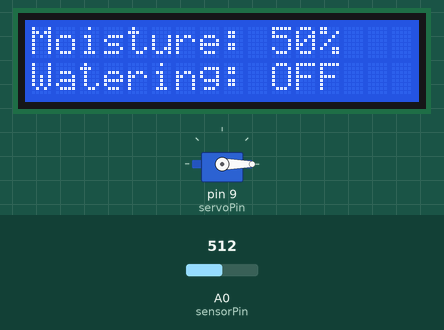
Simulated run of this sketch. Board: Arduino Uno, built with avr-gcc and run on an emulated ATmega328P. On the bench: servo, 16×2 character LCD. The test bench sets the inputs (shaded band); at power-on: A0 (sensorPin) = 512. What the sketch prints to the serial monitor is not drawn.

Above: at 1.2 s.
1.3 s: A0 (sensorPin) set to 422
At 3.1 s:
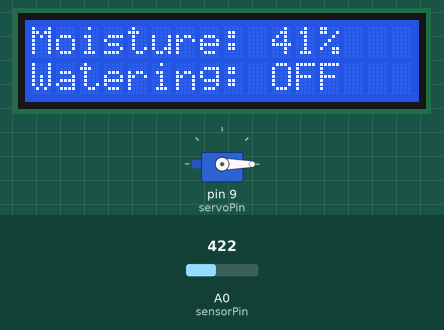
3.6 s: A0 (sensorPin) set to 402
At 5.4 s:
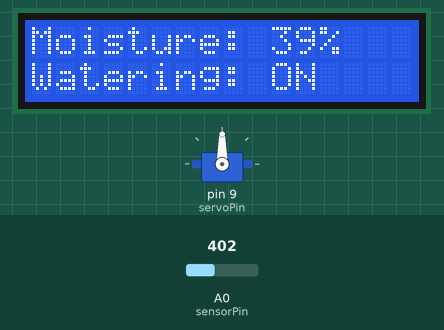
5.7 s: A0 (sensorPin) set to 306
At 7.0 s:
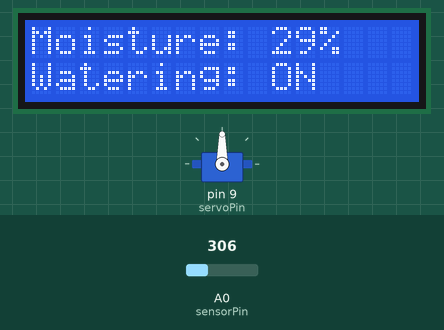
Timing chart, 0 to 8.7 s (numbered marks = the images above; inputs shaded):
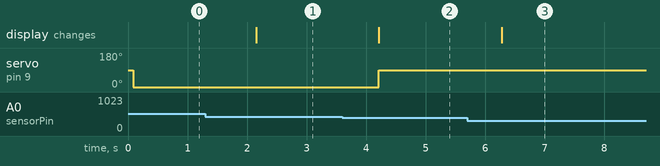

Measured:
- the behaviour switches between 410 and 409 on A0 (sensorPin) (found by bisection; images 1 and 2)
- after the input at 1.3 s, the display: changes after 0.85 s (image 1)
- after the input at 3.6 s, servo on pin 9 (servoPin): 0° → 90° after 0.61 s; the display: changes after 0.61 s (image 2)
- after the input at 5.7 s, the display: changes after 0.57 s (image 3)

The sketch:

soil_moisture.ino
```cpp
#include <Wire.h>
#include <LiquidCrystal_I2C.h>
#include <Servo.h>

// LCD setup
LiquidCrystal_I2C lcd(0x27, 16, 2); // Change 0x27 if your LCD has a different I2C address

// Servo setup
Servo myServo;
const int servoPin = 9;

// Soil sensor setup
const int sensorPin = A0;
int threshold = 40;  // Moisture threshold (%)

void setup() {
  myServo.attach(servoPin);
  lcd.init();
  lcd.backlight();
  Serial.begin(9600);
}

void loop() {
  int sensorValue = analogRead(sensorPin);
  int moisturePercent = map(sensorValue, 0, 1023, 0, 100);

  // Serial Monitor Output
  Serial.print("Soil Moisture: ");
  Serial.print(moisturePercent);
  Serial.println("%");

  // LCD Output
  lcd.setCursor(0, 0);
  lcd.print("Moisture: ");
  lcd.print(moisturePercent);
  lcd.print("%   "); // extra spaces to clear old values

  lcd.setCursor(0, 1);
  if (moisturePercent < threshold) {
    myServo.write(90); // Servo ON (simulate watering)
    lcd.print("Watering: ON  ");
    Serial.println("Watering: ON");
  } else {
    myServo.write(0);  // Servo OFF
    lcd.print("Watering: OFF ");
    Serial.println("Watering: OFF");
  }

  delay(1000); // 1-second delay between readings
}
```
